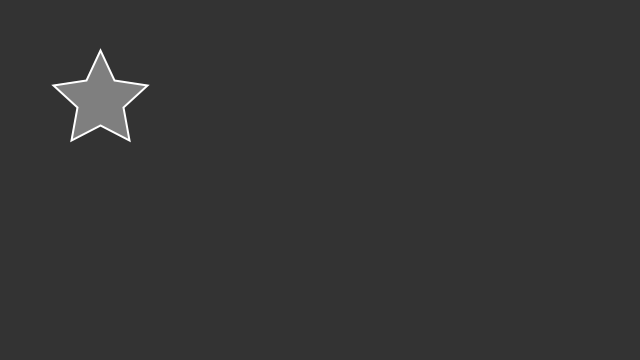
Frame 1 (no input)
Frame 60 (the mouse pressed at the canvas centre just before this capture): identical to frame 1, image omitted
Frame 120 (the mouse held since frame 60 and released just before this capture): identical to frame 1, image omitted

The Processing sketch that drew this single still picture (run headless with seeded random() and noise(); from frame 60 on, the mouse is pressed at the canvas centre):

// Processing sketch: Class18_star
// ── Class18_star.pde
void setup() {
  size(640, 360);
  pixelDensity(displayDensity());
}

void draw() {
  background(51);
  fill(127);
  stroke(255);
  strokeWeight(2);

  beginShape();
  vertex(100, 50);
  vertex(114, 80);
  vertex(147, 85);
  vertex(123, 107);
  vertex(129, 140);
  vertex(100, 125);
  vertex(71, 140);
  vertex(77, 107);
  vertex(53, 85);
  vertex(86, 80);
  endShape(CLOSE);
}
